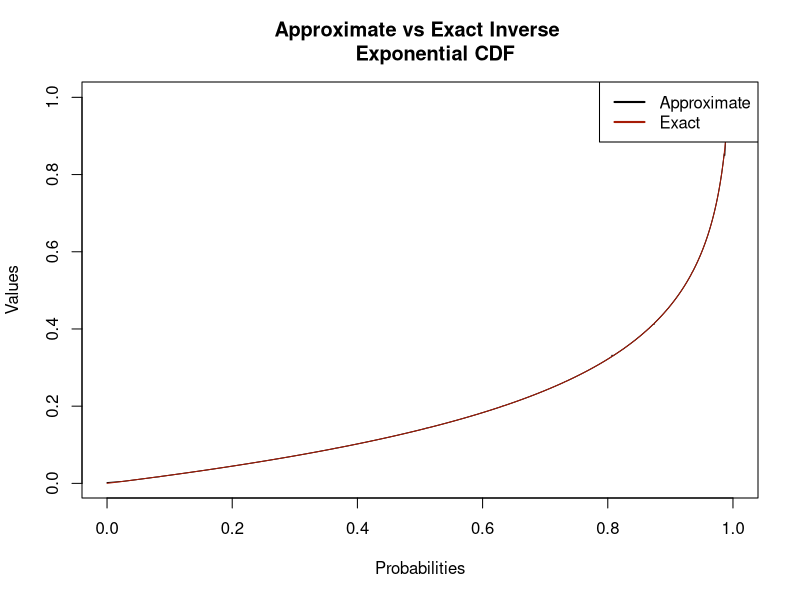
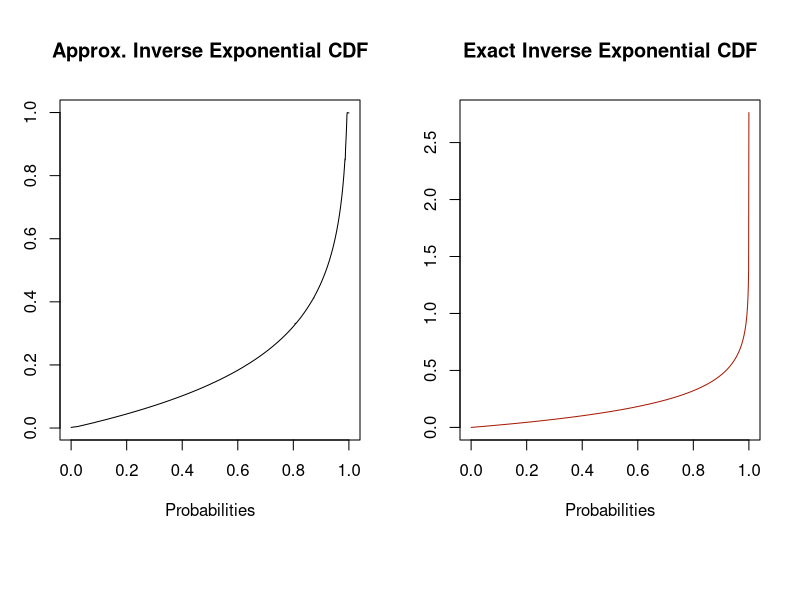
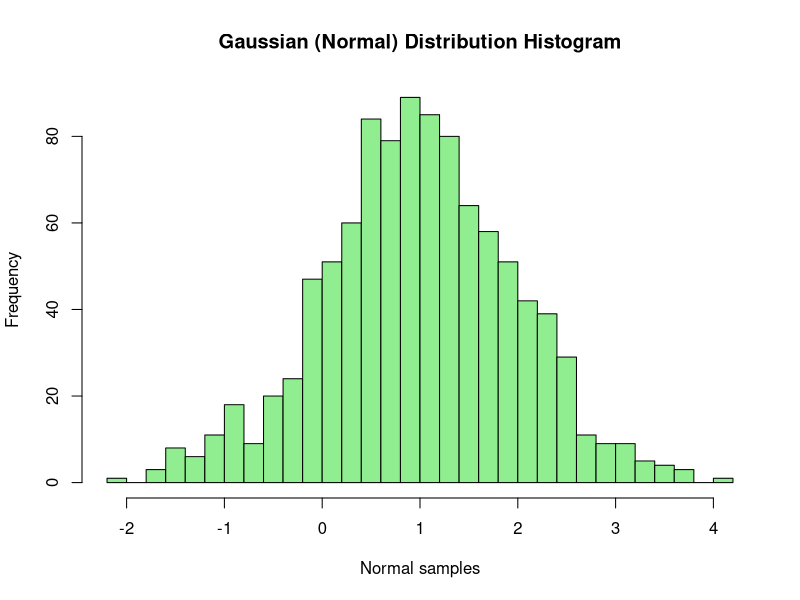
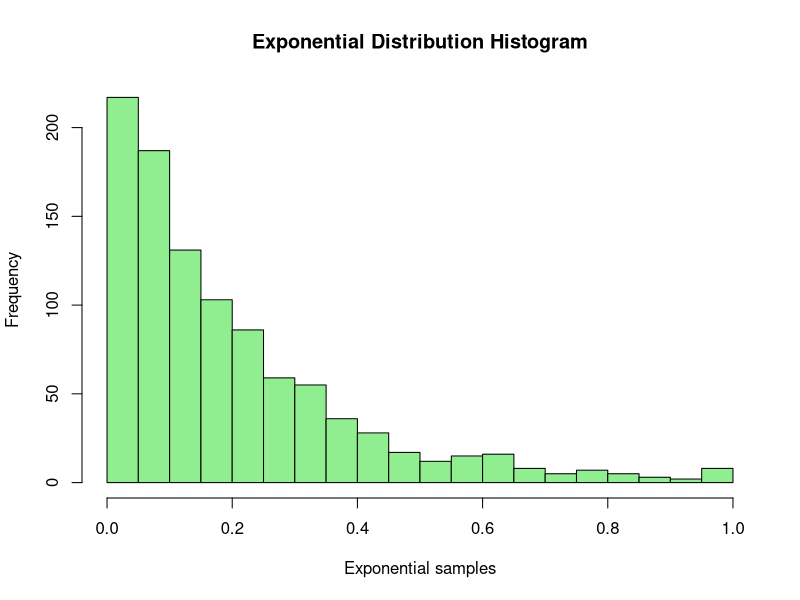
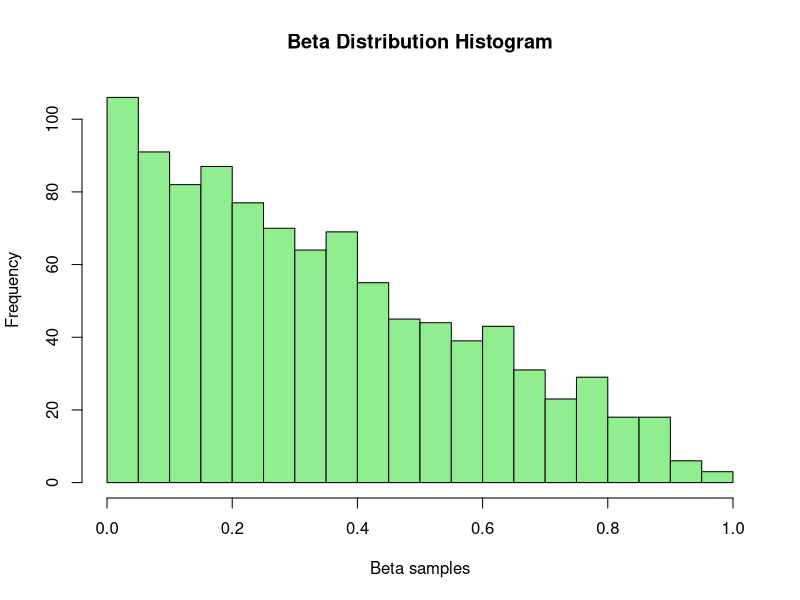
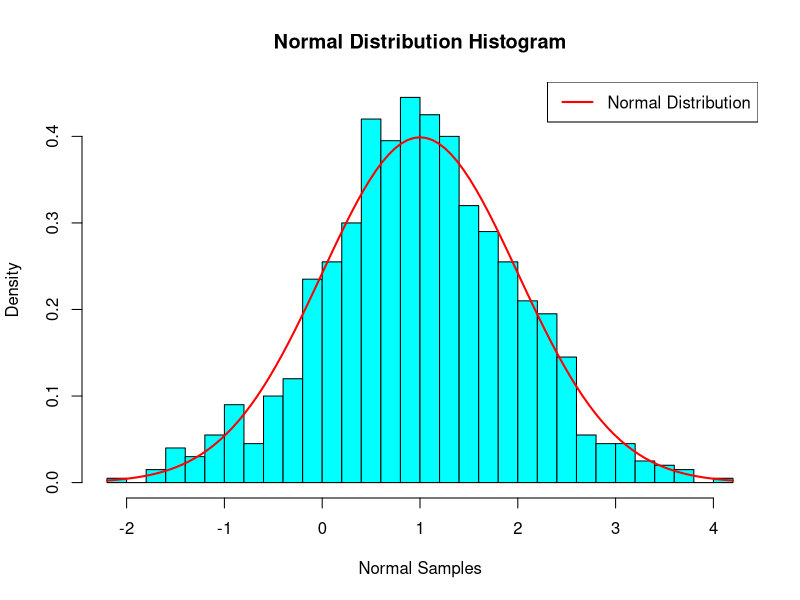
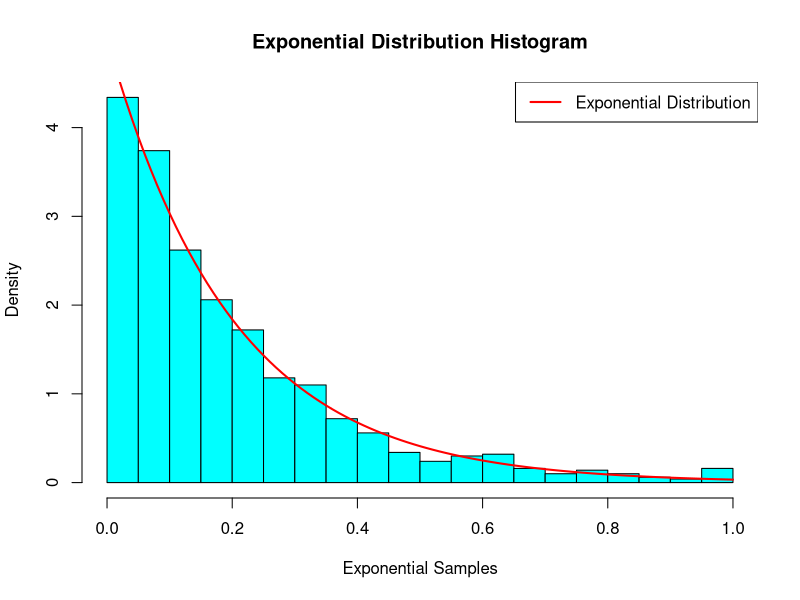
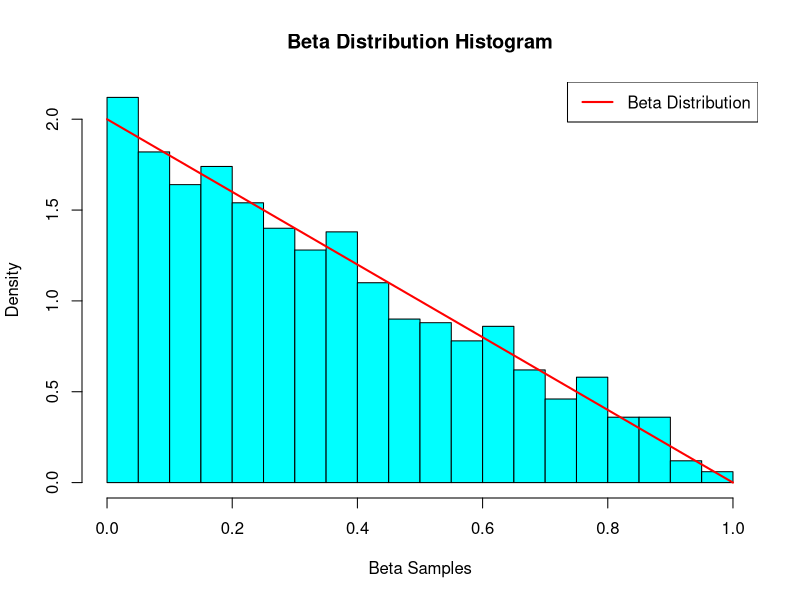

The R script that drew these images, in order:
## ---- chunk 1
knitr::opts_chunk$set(echo = TRUE, include = TRUE)

# Ensure environment is empty 
rm(list=ls())
## ---- chunk 2
get_approximate_inverse_cdf <- function(density_x, approx_grid){
  # Approximate the cumulative distribution with the integrate function
  approx_cdf <- function(x, ...){
    integrate(density_x, lower = -Inf, upper = x)$value   
  }
  # Compute values for the values on the provided grid
  cdf_vals <- sapply(X = approx_grid, approx_cdf,simplify = FALSE)
  # Approximate the inverse CDF function using interpolation
  # The warning are only supressed because you do not need to worry about them
  inverse_cdf <- suppressWarnings(approxfun(cdf_vals, approx_grid))
}
# This is an example application of the function: 
# First, define the density (f(x)) of which we want to 
# approximate the inverse CDF (F^{-1}(x)) of.
density_x <- function(x) dnorm(x, mean = 0, sd = 2)
# Second, define a grid that should cover most of the 
# probability mass of the density. For instance, most of the probability mass 
# of a standard Gaussian density is between -10 and 10.
approx_grid <- seq(-10, 10, length.out = 1000)
# Third, apply the provided function!
# The result will be a function approximating the inverse CDF of the density.
approximate_inverse_cdf <- get_approximate_inverse_cdf(density_x, approx_grid)
## ---- chunk 3
# Set seed for reproducibility
set.seed(22336046)
# Define exponential density function with rate parameter = 5
rate<- 5 
# Use in-built density exponential function 
exp_function <- function(x) dexp(x, rate = rate)

# approximate a grid for the exponential distribution 
# I chose a grid of this size becasue ... 
approx_exp_grid <- seq(0, 5/rate, length.out = 1000 )

# Use the approx inverse cdf function to find an approximate inverse cdf function 
approx_inverse_exp_cdf <- get_approximate_inverse_cdf(exp_function, approx_exp_grid)

# Define the actual inverse exp cdf function (given)
inverse_exp <- function(x) -1*log(1-x)/5

# Plot the inverse exp cdf and the approximate inverse exp cdf on a graph 
# Note that we will use probabilities (0< x < 1) for our x values for the cdf 
# as the y values for the exp density function pdf lie between 0 and 1

# Define probabilities between interval 0 < f(x) < 1 
# Use seq function but alternatively could have used runif(0,1) with a large no of values
probabilities <- seq(0, 0.999999, length.out = 1000)

# Obtain the inverse cdf y-axis values for plotting
# approximate inverse cdf 
y_vals <-approx_inverse_exp_cdf(probabilities)
# actual inverse cdf values 
exact_vals <- inverse_exp(probabilities)

# Plot the values and overlay using lines function 
plot(x=probabilities, y = y_vals, type ="l", col = 'black', 
     xlab = "Probabilities", ylab = "Values", main = "Approximate vs Exact Inverse 
     Exponential CDF")
# Overlay exact inverse CDF
lines(x=probabilities, y = exact_vals, col = '#a61c07')
# Adding a legend
legend("topright", legend = c("Approximate", "Exact"), col = c("black", "#a61c07"), 
       lty =1, lwd =2)

# PLOTTING THE FUNCTIONS SIDE BY SIDE 

# To keep plotting region the same after the change in layout 
par_old <- par(no.readonly = TRUE)

# Set the 1 x 2 grid and parameter values
par(mfrow = c(1, 2), mar = c(8, 3, 5,2))

# Define vectors of variables 
Names <- c("Approx.", "Exact")
y_value_axis <- list(y_vals, exact_vals)
cols <- c("black", "#a61c07")

for(i in 1:length(Names)){
  
  #Plot the graphs side by side changing the label, values and colour scheme
  plot(x=probabilities, y = y_value_axis[[i]], type ="l", col = cols[i], 
     xlab = "Probabilities", ylab = paste(Names[i], "Values"), main = paste(Names[i], 
          "Inverse Exponential CDF"))
  
}

# Based off of these 2 plots, it can be concluded that the approximation function 
# exhibits similar behaviour to the actual inverse CDF 

# Return par to original settings
par(par_old)


## ---- chunk 4
# Set seed for reproducibility
set.seed(22336046)

# Define a generic density function that takes an argument 'x' and will return the density of a specified
# distribution at that point 

# NOTE COULD HAVE USED PARAMS AND A LIST INSTEAD OF LABELLING THEM ALL ... 
density_x <- function(x, dist ="normal", mean =0, sd=1, rate = 1, lambda = 1, 
                      shape1 = 1, shape2 = 2){
  
  # Error handling: specify if x is a vector or a scalar quantity 
  # If x is a vector, use sapply function 
  
  if (length(x) > 1) {
    return(sapply(x, function(x_val) {
      if (dist == "normal") {
        return(dnorm(x_val, mean, sd))
      } else if (dist == "exponential") {
        return(dexp(x_val, rate))
      } else if (dist == "poisson") {
        return(dpois(x_val, lambda))
      } else if (dist == "beta") {
        return(dbeta(x_val, shape1 = shape1, shape2 = shape2))
      } else {
        stop("Please input a defined probability density function")
      }
    }))
  }else {
    # If x is a scalar 
    
    if (dist == "normal"){
      return (dnorm(x, mean, sd))
    }
    else if(dist == "exponential"){
      return (dexp(x, rate))
    }
    else if(dist == "poisson"){
      return (dpois(x,lambda))
      
    }
    else if (dist == "beta"){
      return (dbeta(x,shape1 = shape1, shape2 =shape2 ))
    }else{
      print("please input a defined probability density function")
    }
  }
}

# Implement the inversion sampling function 
inversion_sample_from_density <- function(density_x, n, approx_grid){
  
  # Sample U values from a Uniform distribution on [0,1]
  random_unif_vals <- runif(n,min=0, max=1 )
  
  # Use the predefined generic inverse cdf function for our input
  inverse_cdf <- get_approximate_inverse_cdf(density_x, approx_grid = approx_grid)
  
  # Compute X values for F^-1(U) for our distribution
  inverse_cdf_vals <- inverse_cdf(random_unif_vals)
  
  # return density of the distribution 
  return (inverse_cdf_vals)
}

# Conclusion using inverse sampling with U = (u1, u2 ... un) we can calculate the value 
# of the CDF of a specified distribution X = (x1, x2, ...xn)



## ---- chunk 5
# Set seed for reproducibility
set.seed(22336046)

# Implement inversion sampling for specified density functions: normal, exponential
# and beta with given parameters 

# Make use of density_x function from Part 1.2 to do define these examples

# Gaussian density function 
gaussian_fn <- function(x) density_x(x, dist ="normal", mean =1, sd=1)
# Exponential density function 
rate<- 5
exp_fn <- function(x) density_x(x, dist = "exponential", rate = rate)
# Beta density function 
beta_fn <- function(x) density_x(x, dist = "beta", shape1=1, shape2=2)

# Define the grids for the distributions
# Normal distribution is defined on a grid -10 < x < 10
gaussian_grid <- seq(-10, 10, length.out = 1000)
# Exponential distribution is defined as x > 0 due to its definition 
# f(x) = 0 if x<0, f(x) = lambdae^(-lambda*x) for x>= 0 [could use latex for ]
exp_grid <- seq(0, 5 / rate, length.out =1000)
# Beta distibution is only defined for 0 < x < 1 (between 0 and 1)
beta_grid <- seq(0,1, length.out = 1000)


# Apply inversion sampling to each of the densities using appropriate grids 
# Using normal example
normal_samples <- inversion_sample_from_density(density_x = gaussian_fn, n = 1000, 
                                                approx_grid = gaussian_grid)

# Using Exponential dist example
exp_samples<- inversion_sample_from_density(density_x = exp_fn, n = 1000, 
                                            approx_grid = exp_grid)

# Using beta dist example
beta_samples <- inversion_sample_from_density(density_x = beta_fn, n = 1000, 
                                              approx_grid = beta_grid)

# Visualising the results from the inverison sampling using a histogram
# Use no of bins (breaks) = 30 as is a larger sample size n >= 1000

#plot a histogram of the Normal samples
hist(normal_samples, breaks = 30, main = "Gaussian (Normal) Distribution Histogram", 
     xlab = "Normal samples", ylab = "Frequency", col = "lightgreen", border= "black" )

# Plot a histogram of the Exponential samples
hist(exp_samples, breaks = 30, main = "Exponential Distribution Histogram", 
     xlab = "Exponential samples", ylab = "Frequency", col = "lightgreen", 
    border= "black" )

# Plot a histogram of the Beta samples
hist(beta_samples, breaks = 30, main = "Beta Distribution Histogram", 
     xlab = "Beta samples", ylab = "Frequency", col = "lightgreen", border= "black" )

# OPTIMIZATION 
# The code above is repetitive - instead we could iterate  that produces a histogram
# from the relevant sample. To achieve this matrix structure is used related 
# distribution name and sample values together to make the above output more efficient

# We can also add an overlay of the relevant theoretical distributions using the curve
# in built R function 
# In order to do this we must normalize the area under the curve to 1 using the 
# 'prob = TRUE' parameter in the historgram hist() function 

# Note the use of list here as the samples all refer to a vector of x values 
samples <- list(normal_samples, exp_samples, beta_samples)

# Corresponding functions 
# Use list here as this is a list of function objects 
pdf_functions <- list(gaussian_fn, exp_fn, beta_fn)

# Corresponding distribution names 
# Use of c as vector of simple strings
dist_names <- c("Normal", "Exponential", "Beta")

# Loop through each histogram and plot
for(i in seq_along(samples)){
  
  fn <- pdf_functions[[i]]
  
  hist(samples[[i]], breaks =30, prob = T, main = paste(dist_names[i], 
                                                        "Distribution Histogram"), 
       xlab = paste(dist_names[i], "Samples"), ylab = "Density", col = "cyan", 
       border = "black") 
  
  # Overlay theoretical distributions using samples 
  curve(fn(x), col = "red", lwd = 2, add =T )
  legend("topright", legend = c(paste(dist_names[i], "Distribution")), col = c("red"), 
         lty =1, lwd =2)
  
  
}

## ---- chunk 6
# Set seed for reproducibility
set.seed(22336046)

# Define the in-built random samples 
# Normal sample using rnorm()
random_normal_vals <- rnorm(1000, mean = 1, sd = 1)
# Exponential sample using rexp()
random_exp_vals <- rexp(1000, rate = 5)
# Beta sample using rbeta()
random_beta_vals <- rbeta(1000, shape1 = 1, shape2 = 2)

# Note that we have our values from before being normal_samples, exp_samples, 
# beta_samples which were obtained using inverse sampling 

# COMPARISON 
# Will plot all of these graphs using the par() function and a for loop to improve code
# efficiency and readability 
# The top row will compare inverse sampling normal sample to an rnorm sample
# The middle row will compare inverse sampling exponential sample to a rexp sample
# The bottom row will compare inverse sampling beta sample to a rbeta sample 


# Create a list of functions, names, to use in for loop as seen in Part 1.3, now with the addition 
# of the random normal, random exponential and random beta samples

samples2 <- list(normal_samples, random_normal_vals, exp_samples, random_exp_vals,  beta_samples, random_beta_vals)

# Corresponding distribution names 
# Use of c as vector of simple strings
dist_names2 <- c("Normal (Inverse Sampling)", "Normal (rnorm)", "Exponential (Inverse Sampling)",
                 "Exponential (rexp)", "Beta (Inverse Sampling)", "Beta (rbeta)")

#colours <- c("red", "blue", "orange")

# Set up plotting region using the par function 
# Save current status of plotting region initially
par_old <- par(no.readonly = TRUE)

# Create a 3 x 2 grid for the plots 
# use mar parameter to ensure space for x-axis, y-axis, title and margin on RHS 
# (can use 4,4,4,4)
par(mfrow = c(3, 2), mar = c(2, 4,2,3))

colour <- ""
# Loop through the sample and plot the histogram
for(i in seq_along(samples2)){
  
  
  # Establish the colour 
  if(i == 1 ||  i == 2 )
    colour <- "red"
      
  if(i == 3 || i == 4)
    colour <- "blue"
      
  if(i == 5 || i == 6)
    colour <- "orange"
      
  hist(samples2[[i]], breaks =30, main = paste(dist_names2[i], "Distribution Hist."), 
       xlab = paste(dist_names2[i], "Samples"), ylab = "Frequency", col = colour, 
       border = "black") 
}

# Reset plotting region to default original values
par(par_old)

# RESULTS OF THIS VISUALISATION 

# It is clear to see that for n =1000, there is not much difference in the values 
# generated using either the in-built R functions or inverse sampling 

# The general shapes of the distributions of the normal, exponential and beta 
# distributions appear to possess the characteristics of the underlying theoretical 
# distribution regardless of whether these samples were generated by inverse sampling 
# or using the in-built R functions rnorm(),rexp() and rbeta()

# Thus, it is arguably more efficient to use the in-biult R functions to generate
# values following a distribution as both  arrive at the same result, however inverse 
# sampling is a more complex process and requires more extensive code and does not 
#appear to be a significantly better method than using in built R functions

## ---- chunk 7
# Set seed for reproducibility
set.seed(22336046)

monte_carlo_integration <- function(f, n, a, b){
  
  # Sample values on the uniform interval [a,b] 
  X_vals <- runif(n, min = a, max = b)
  
  # Approximate integral using Monte Carlo method outlined above 
  sum_val <- 0
  for(i in 1:length(X_vals)){
    
    sum_val <- sum_val + f(X_vals[i])
    
  }
  
  # Calculate the result based on the formula   
  result <- (b-a)/n * (sum_val)
  return (result)
}

# Note alternatively could have implemented a vector calculation 
## ---- chunk 8
f_1 <- function(x) x^2 # with a = 0, b = 1
f_2 <- function(x) 1/sqrt(2*pi)*exp(-((x-5)^2)/2) # with a = -20, b = 20

# Set seed for reproducibility
set.seed(22336046)

# Test Monte Carlo Integration by comparing to actual integration and seeing if the
# answers are approximately equal to each other 

# FUNCTION 1
# Define the definite integral 
a<- 0
b<- 1
integral_f1 <- (b)^3 / 3 - (a)^3 / 3
print(integral_f1)


# apply monte carlo integration to f1 for n=1000
approx_integral_f1 <- monte_carlo_integration(f_1, 1000, a, b)
print(approx_integral_f1)


print(integral_f1 - approx_integral_f1)


# Since 0.326699 is approximately equal to 0.3333333, we can conclude that for n=1000, 
# the Monte Carlo integration method provides an accurate value of the integral of f_1

# FUNCTION 2
# Define the limits of integration 
a<- -20
b<- 20

# Apply the integrate function for f_2 as it is the pdf of a gaussian distribution 
# with mean = 5 and sd = 1 
integral_f2 <- integrate(f_2, lower = -20, upper = 20 )$value
print(integral_f2)


# apply monte carlo integration to f_2 for n=1000
approx_integral_f2 <- monte_carlo_integration(f_2, 1000, a, b)
print(approx_integral_f2)


print(integral_f2 -approx_integral_f2)

# Since1.007673 is approximately equal to 1, we can conclude that for n=1000, 
# the Monte Carlo integration method provides an accurate value of the integral of f_2

## ---- chunk 9
# See code above for part 2.2 (Testing Monte Carlo function)

# See markdown text below for answer (function 2 is a density as it is the pdf 
# of a gaussian (normal) distribution with mu = 5 and sd = 1)

# Can show that for infinity to -infinity the area of pdf (function 2 ) = 1
# Use a large finite interval to achieve this as Monte Carlo Integration cannot 
# handle the infinite numbers '-Inf' and 'Inf' as its limits 
integral_f2 <- integrate(f_2, lower = -Inf, upper = Inf )$value
print(integral_f2)

# Approximate this using Monte Carlo with one change:
# Use a large finite interval to achieve this as Monte Carlo Integration cannot 
# handle the infinite numbers '-Inf' and 'Inf' as its limits 
approx_integral_f2 <- monte_carlo_integration(f_2, 1000, -20, 20)
print(approx_integral_f2)

# this gives us a value of 1 and thus function 2 is the density function 
# Based off an axiom of probability 0 <= p(x) <= 1

## ---- chunk 10

# Set seed for reproducibility
set.seed(22336046)

# Looking at f1 specifically for b= 1, a=0 [F1(b) - F1(a)]

# Create a visual using the approximation for different values of n 
# Use logarithmic scale for n for visibility of results on an x axis

# Create a vector of n values 
n_values <- c(10, 20, 30, 40, 50, 60, 70, 80, 90, 100, 1000)

# Calculate a logarithmic scale 
log_n <- log(n_values)
# Check the values of the logarithmic scale 
print(log_n)

# Initialise a vector for the integral values (y values for our plot)
F1_y_vals <- numeric(length(n_values)) 

# Use a for loop to iterate over the sample sizes 
for(i in 1:length(n_values))
{
  F1_y_vals[i] <- monte_carlo_integration(f_1, n_values[i], 0 ,1)
  
}

# Plot the data as points, not a line as this is discrete data 
# The function f1 = x^2 is integrate and evaluated at F1(n) 
# Scale becomes log(n) to aid visibility 
plot(log_n, F1_y_vals, main = "Monte Carlo Integration for f1", 
     xlab = "Logarithmic Sample Size (log(n) )", ylab = "Approximate Integral Value",
     pch = 16, col = "black")

# Add a horizontal line to the plot denoting the exact value of the integral 
# evaluated at a = 0 b = 1;  F1(b) - F1(a) = 1/3 
# Plot this as a horizontal line at y = 1/3
abline(h = 1/3, col = "red", lty = 2)

# Comment: Answer below in Rmarkdown

